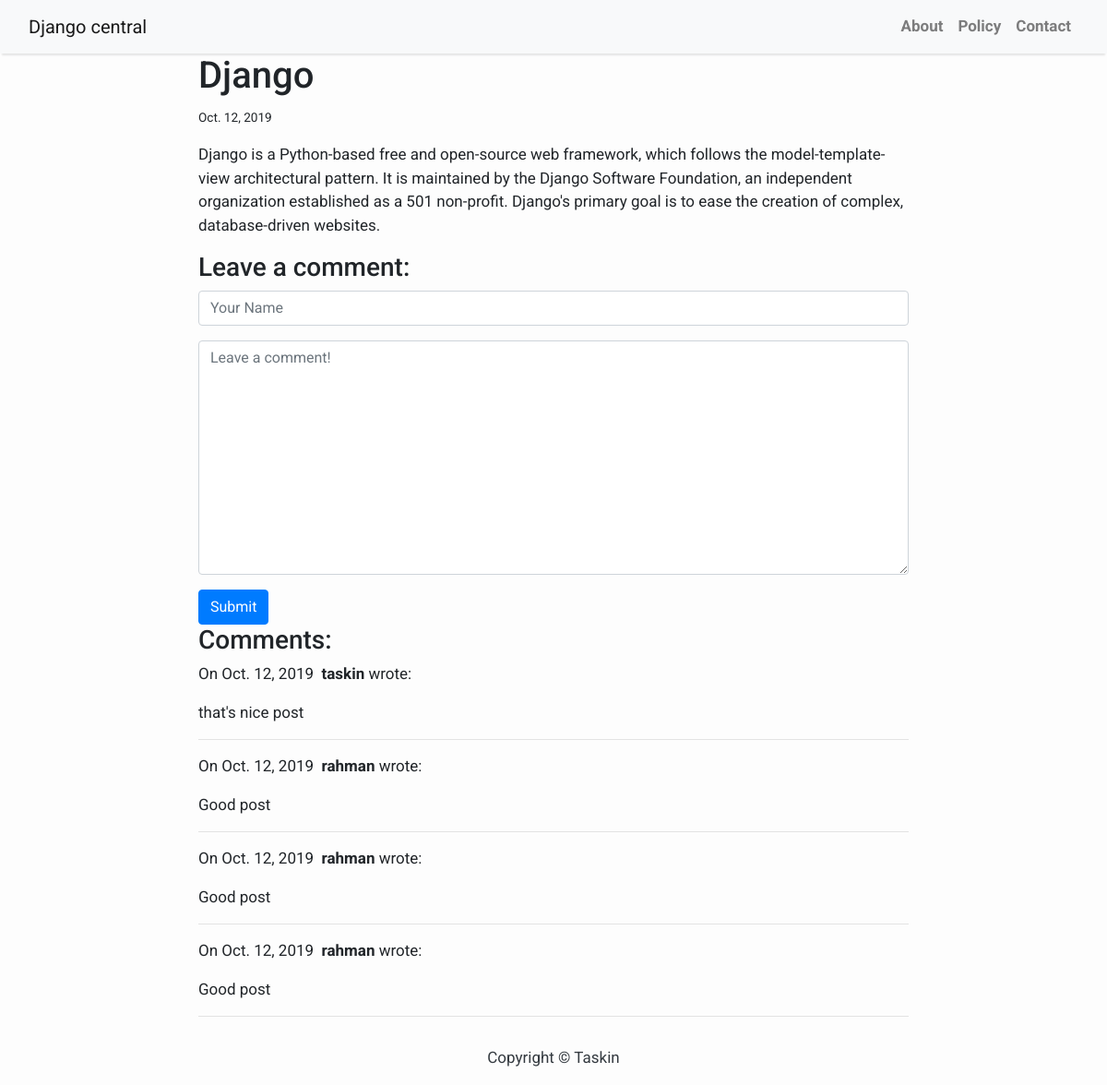
/1/, run on the app's committed database.
### blogging/models.py (models this page shows, shortened)
class Post(models.Model):
    title = models.CharField(max_length=255)
    author = models.ForeignKey(User, on_delete= models.CASCADE,related_name='blog_posts',null=True)
    created_on = models.DateTimeField(auto_now_add=True)
    last_modified = models.DateTimeField(auto_now=True)
    body = models.TextField()

class Comment(models.Model):
    author = models.CharField(max_length=60)
    body = models.TextField()
    created_on = models.DateTimeField(auto_now_add=True)
    post = models.ForeignKey('Post', on_delete=models.CASCADE)

### blogging/views.py (the view, shortened to what this page needs)
# urls.py: path("<int:pk>/", views.blog_detail, name="blog_detail"),
def blog_detail(request, pk):
    post = Post.objects.get(pk=pk)
    form = CommentForm()
    comments = Comment.objects.filter(post=post)
    context = {
        "post": post,
        "comments": comments,
        "form":form,
    }
    return render(request, "blog_detail.html", context)

### blogging/forms.py
class CommentForm(forms.Form):
    author = forms.CharField(
        max_length=60,
        widget=forms.TextInput(attrs={
            "class": "form-control",
            "placeholder": "Your Name"
        })
    )
    body = forms.CharField(widget=forms.Textarea(
        attrs={
            "class": "form-control",
            "placeholder": "Leave a comment!"
        })
    )

### templates/blog_detail.html (shortened to what this page needs)
{% extends "base.html" %}
{% block content %}
<div class="col-md-8 offset-md-2">
    <h1>{{ post.title }}</h1>
    <small>
        {{ post.created_on.date }}
    </small>
    <p>{{ post.body | linebreaks }}</p>
    <h3>Leave a comment:</h3>
    <form action="{% url 'blog_detail' post.pk%}" method="post">
        <div class="form-group">
            {{ form.author }}
        </div>
        <div class="form-group">
            {{ form.body }}
        </div>
        <button type="submit" class="btn btn-primary">Submit</button>
    </form>
    <h3>Comments:</h3>
    {% for comment in comments %}
    <p>
        On {{comment.created_on.date }}&nbsp;
        <b>{{ comment.author }}</b> wrote:
    </p>
    <p>{{ comment.body }}</p>
    <hr>
    {% endfor %}
</div>
{% endblock %}

### templates/base.html (shortened to what this page needs)
<!DOCTYPE html>
<html>
    <head>
        <link rel="stylesheet" href="https://maxcdn.bootstrapcdn.com/bootstrap/4.0.0/css/bootstrap.min.css"
 />
    </head>
    <body>
        <nav class="navbar navbar-expand-lg navbar-light bg-light shadow" id="mainNav">
            <div class="container-fluid">
                <a class="navbar-brand" href="{% url 'blog_index' %}">Django central</a>
                <div class="collapse navbar-collapse" id="navbarResponsive">
                    <ul class="navbar-nav ml-auto">
                        <li class="nav-item text-black">
                            <a class="nav-link text-black font-weight-bold" href="#">About</a>
                        </li>
                        <li class="nav-item text-black">
                            <a class="nav-link text-black font-weight-bold" href="#">Policy</a>
                        </li>
                        <li class="nav-item text-black">
                            <a class="nav-link text-black font-weight-bold" href="#">Contact</a>
                        </li>
                    </ul>
                </div>
            </div>
        </nav>
        {% block content %}{% endblock content %}
        <footer class="py-3 bg-grey">
            <p class="m-0 text-dark text-center ">Copyright &copy; Taskin</p>
        </footer>
    </body>
</html>

### templates/base.html (style rules this page uses)
body { font-family: "Roboto", sans-serif; font-size: 17px; background-color: #fdfdfd; }
.shadow { box-shadow: 0 4px 2px -2px rgba(0, 0, 0, 0.1); }

### data on the page
Post: title "Django", created_on "Oct. 12, 2019", body "Django is a Python-based free and open-source web framework, which follows the model-template-view architectural pattern. It is maintained by the Django Software Foundation, an independent organization established as a 501 non-profit. Django's primary goal is to ease the creation of complex, database-driven websites."
Comment: created_on "Oct. 12, 2019", author "taskin", body "that's nice post"
Comment: created_on "Oct. 12, 2019", author "rahman", body "Good post"
Comment: created_on "Oct. 12, 2019", author "rahman", body "Good post"
Comment: created_on "Oct. 12, 2019", author "rahman", body "Good post"
